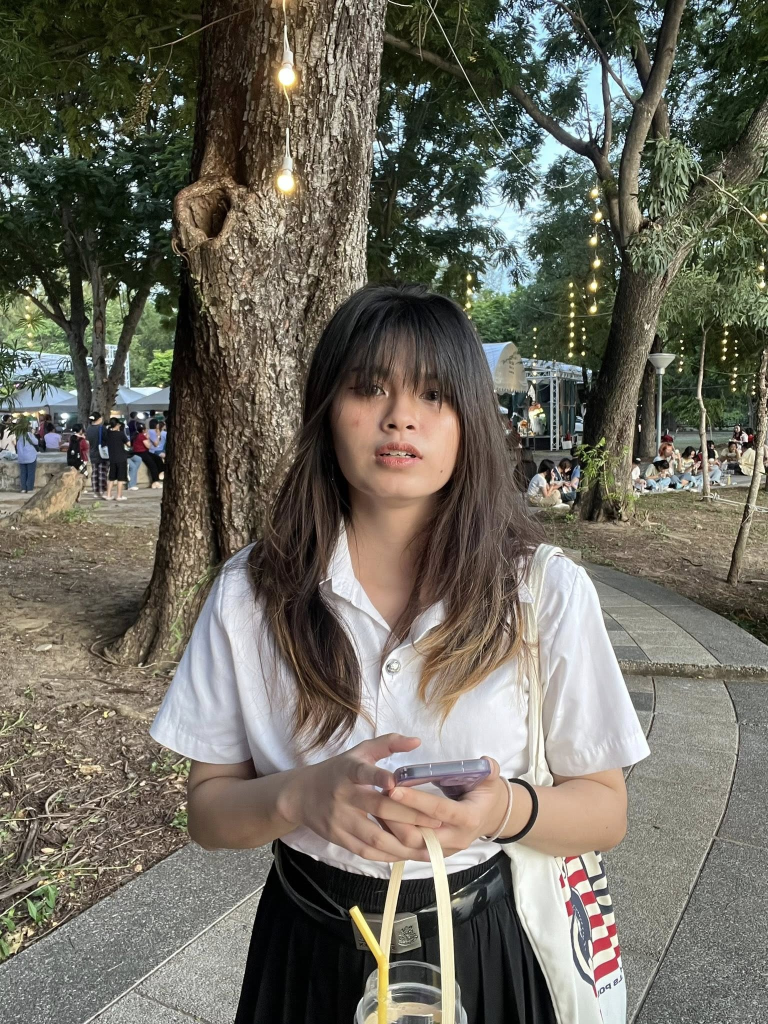
#> input picture image/face.jpg, 1536 x 2048 px (shown at 1/2 size)
$ python basic20.py
#> lines starting #> are read from the running program, lines starting #| are printed output that depends on the picture; after the words box and inside, x2 and y2 are one past the last pixel; in counts of white or black regions, pixels touching at a corner belong together
#ตรวจจับใบหน้าจากภาพ  basic20

import cv2
import numpy

img = cv2.imread("image/face.jpg") #อ่านภาพ
#> img is the input picture: shape (2048, 1536, 3); mean B, G, R 95.2, 106.4, 109.2
img = cv2.resize(img,(400,500))#ปรับขนาดภาพ
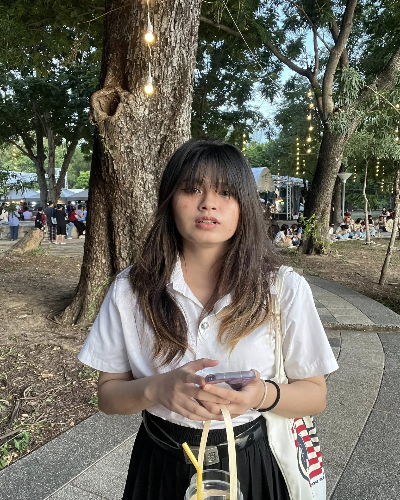
#> img: shape (500, 400, 3); mean B, G, R 95, 106.2, 109

#อ่านไฟล์ สำหรับ classification
face_cascade = cv2.CascadeClassifier("Detect/haarcascade_frontalface_default.xml")#ตรวจจับใบหน้า
#cv2.CascadeClassifier V คือการเรียกใช้ คลาสที่ใช้โหลดและใช้งานตัวตรวจจับวัตถุ (Object Detector) ซึ่งในกรณีนี้คือการตรวจจับ ใบหน้า (Face Detection)
# -ต่อ...ด้วยวิธีที่เรียกว่า Haar Cascade Classifier
#face_cascade คือตัวแปรที่เก็บค่าของการตรวจจับใบหน้า

#ก่อนเราจะแยกใบหน้า อันดับแรกเราต้องภาพสีของเราเป็นภาพ GrayScale ก่อน
gray_img = cv2.cvtColor(img, cv2.COLOR_BGR2GRAY)#คือเป็นการแปลงภาพให้เป็นภาพ GrayScale โดยเก็บไว้ในตัวแปร gray_img
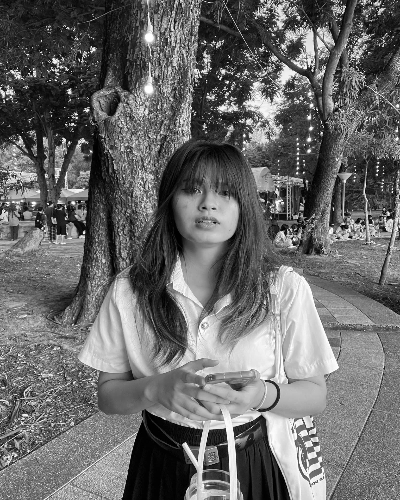
#> gray_img: shape (500, 400); min 0, max 255, mean 105.8

#เราจะเอาภาพ gray_img ที่เราได้แปลงมาเป็นภาพ GrayScale แล้ว มาใช้ในการตรวจจับใบหน้า

#จำแนกใบหน้าจากภาพ GrayScale
#note :
# | พารามิเตอร์          | ความหมายแบบละเอียด
# | ----------------- | ---------------------------------------------------------------------------------------------------------------------------------------------------------------------------------------
# | `gray_img`        | ภาพต้นฉบับที่แปลงเป็นภาพขาวดำแล้ว (`cv2.cvtColor(img, cv2.COLOR_BGR2GRAY)`) เพราะ Haar Cascade ทำงานกับภาพขาวดำ
# | `scaleFactor=1.1` | บอกให้ตัวตรวจจับ **ลดขนาดภาพลงกี่เท่าในการค้นหาใบหน้าในหลายระดับขนาด (multi-scale)**<br>เช่น 1.1 = ลดขนาดลง 10% ในแต่ละขั้น
# ---เพื่อหาว่ามีใบหน้าในขนาดเล็กลงไหม<br> **ค่าเล็กเกินจะช้า** / ค่าใหญ่เกินจะพลาดวัตถุ
# | `minNeighbors=5`  | **จำนวนกล่องที่ต้องตรวจพบใกล้กันก่อนจะถือว่าเป็นใบหน้าจริง**<br>ค่ามาก = เข้มงวด (แม่นแต่พลาดได้) <br> ค่าน้อย = ใจดี
# ---(อาจตรวจผิดว่าเป็นหน้า)
# | **ผลลัพธ์**        | คืนค่าลิสต์ของตำแหน่งใบหน้าที่พบในรูปแบบ (x, y, w, h)
# สรุป คือการค้นหาใบหน้าหลายขนาดในภาพขาวดำ โดย:

# scaleFactor = ควบคุมการลดขนาดทีละขั้น

# minNeighbors = ควบคุมความแม่นยำ/ความเข้มงวด

# ผลลัพธ์คือ list ของตำแหน่งใบหน้าที่ตรวจพบ

#******** จำแนกใบหน้าใช้แค่ 3 คำสั่งนี้ โค้ด 3บรรทัดนี้


scaleFactor = 1.1  #คือ กำหนดย่อขนาดภาพให้เป็นสัดส่วน  เช่น 1.1 = ลดขนาดลง 10%
#(1.1 คือค่า default)ปรับเปลี่ยนค่าไก้แต่ห้ามค่าต่ำกว่านี้
#1.1 คือ ลดขนาดลง 10% , 1.2 คือ ลดขนาดลง 20% , 1.3 คือ ลดขนาดลง 30% ,1.05 คือ ลดขนาดลง 5%******

minNeighbors = 3 #คือ กำหนด ค่า test hoding (คือค่าที่ใช้ตรวจสอบส่วนของภาพ GrayScale)โดยจะทำการสร้าง 4เหลี่ยมผืนผ้าหรือกล่อง
#และคำนวณพื้นที่ในการตรวจจับใบหน้าออกมา ว่าเจอจำนวนเท่าไหร่ ,Neighbors คือ เพื่อนบ้าน ที่อยู่ใกล้กัน หรือใกล้เคียงกัน แบบเจอซ้ำๆ
# โดยเราจะกำหนดว่าเราเจอซ้ำๆ = 3 ก็จะนับเป็นใบหน้า โดยจะนับจากภาพ GrayScale
#(3 คือค่า default)ปรับเปลี่ยนค่าไก้แต่ห้ามค่าต่ำกว่านี้
face_detected = face_cascade.detectMultiScale(gray_img,scaleFactor,minNeighbors)#ตรวจจับใบหน้าจากภาพ GrayScale
#> face_detected = [[178, 294, 27, 27], [164, 160, 85, 85]]
# - ต่อ ..... และเก็บไว้ในตัวแปร face_detected
# note : face_cascade.detectMultiScale คือการใช้ตรวจจับใบหน้าจากภาพ GrayScale โดยเก็บไว้ในตัวแปร face_cascade
# เพิ่มเติม ; .detectMultiScale คือ วิธีการตรวจสอบใบหน้าตามค่าที่เราระบุเข้าไป หรือตามภาพ GrayScale ที่เราระบุเข้าไป


#*****

#แสดงตำแหน่งใบหน้าที่ตรวจพบ ,หรือ plot ตำแหน่งที่เจอใบหน้า
for (x, y, w, h) in face_detected:
    #วนลูปเพื่อแสดงตำแหน่งใบหน้าที่ตรวจพบ x คือตำแหน่งที่เริ่มต้น y คือตำแหน่งที่สิ้นสุด w คือความกว้าง h คือความสูง ในตำแหน่งที่เจอใบหน้า
    cv2.rectangle(img, (x, y), (x+w, y+h), (0, 255, 0), thickness= 2) #ตำแหน่งที่เจอใบหน้าแล้วสร้างกล่องสี่เหลี่ยมล้อมรอบโดยกำหนดสีกล่องเป็นเขียวหนา 2
#> this loop made 2 passes
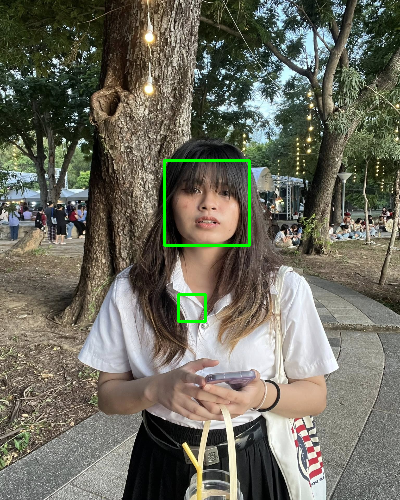
#> img: shape (500, 400, 3); 0.67% of pixels changed, all inside (x1, y1, x2, y2) = (163, 159, 251, 323)
    #อธิบาย คือ สร้างภาพกราฟิกเป็นกล่องสี่เหลี่ยมในตำแหน่งที่เจอใบหน้า และ img คือภาพสี เริ่มต้นมุมบนซ้าย (x,y) สิ้นสุดมุมล่างขวา (x+w,y+h)
    #,สีเขียว,ความหนา 2 (thickness คือความหนา)

#แสดงภาพ
cv2.imshow("Original", img)#แสดงภาพต้นฉบับ
cv2.imshow("Result", gray_img)#แสดงภาพ GrayScale
cv2.waitKey(0)#รอปิดหน้าต่าง
cv2.destroyAllWindows()#ปิดหน้าต่าง

$ run again, with image/ball.jpg copied over image/face.jpg
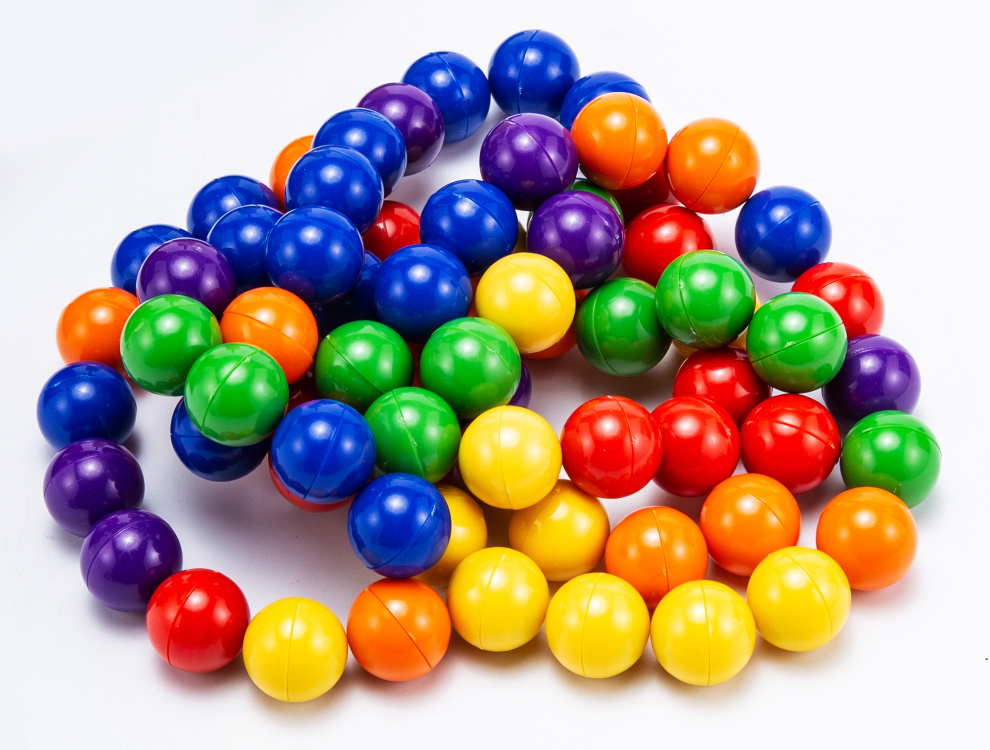
#> input picture image/ball.jpg, 1980 x 1500 px (shown at 1/2 size)
#> img is the input picture: shape (1500, 1980, 3); mean B, G, R 148, 162.4, 179.5
#> `gray_img = cv2.cvtColor(img, cv2.COLOR_BGR2GRAY)#คือเป็นการแปลงภาพให้เ..`:
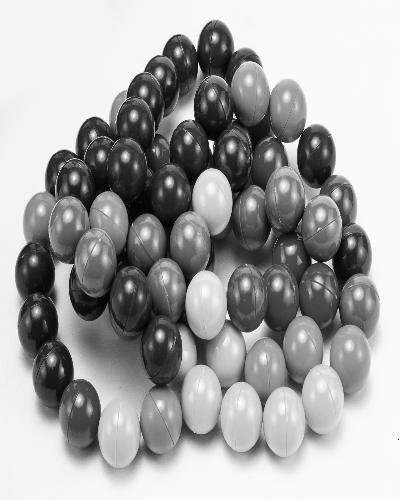
#> gray_img: shape (500, 400); min 3, max 253, mean 165.8
#> face_detected = [[258, 388, 52, 52]]
#> the loop `for (x, y, w, h) in face_detected:` made 1 pass
#> after the loop `for (x, y, w, h) in face_detected:`:
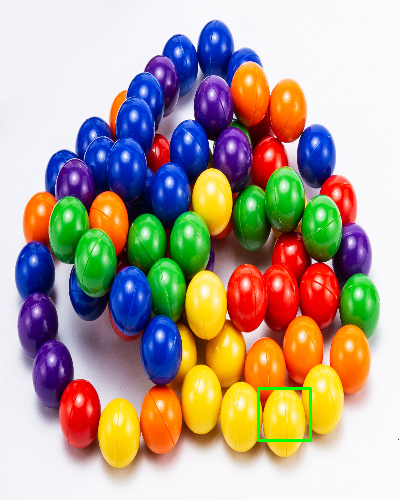
#> img: shape (500, 400, 3); mean B, G, R 147.9, 162.7, 178.8

$ run again, with image/ballcolor.jpg copied over image/face.jpg
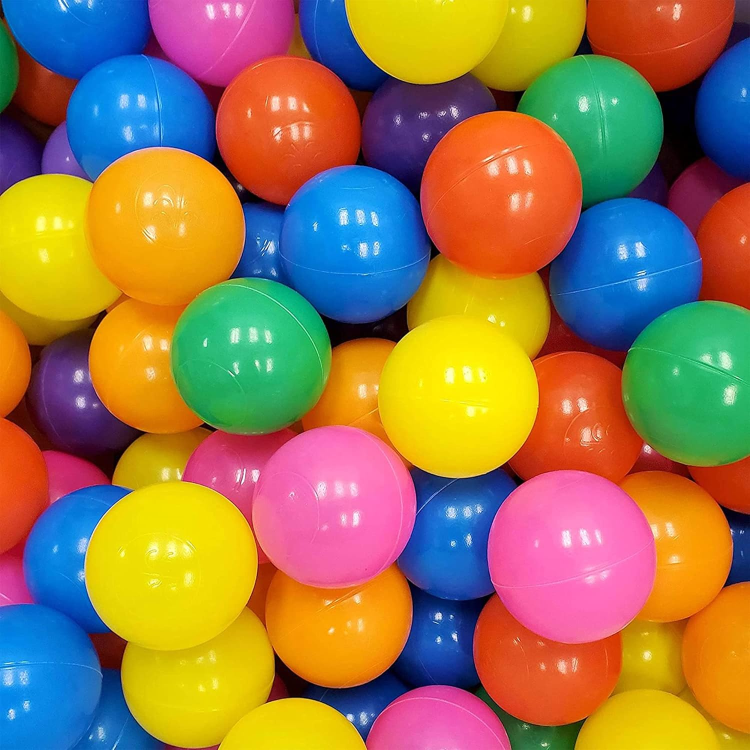
#> input picture image/ballcolor.jpg, 1500 x 1500 px (shown at 1/2 size)
#> img is the input picture: shape (1500, 1500, 3); mean B, G, R 79.3, 120.9, 152.7
#> `gray_img = cv2.cvtColor(img, cv2.COLOR_BGR2GRAY)#คือเป็นการแปลงภาพให้เ..`:
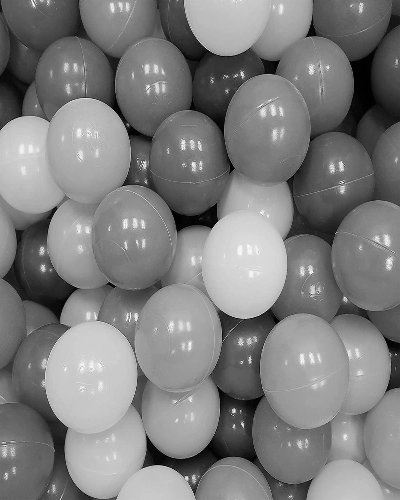
#> gray_img: shape (500, 400); min 0, max 250, mean 125.7
#> face_detected = [[36, 38, 59, 59], [258, 405, 80, 80]]
#> the loop `for (x, y, w, h) in face_detected:` made 2 passes
#> after the loop `for (x, y, w, h) in face_detected:`:
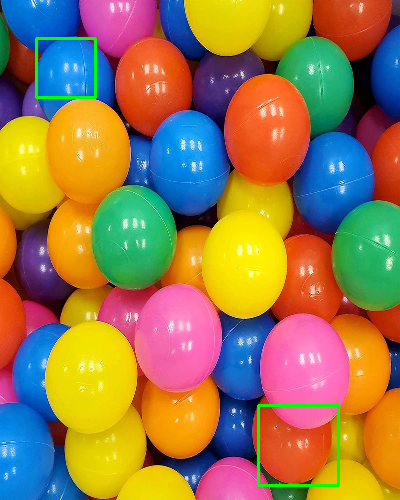
#> img: shape (500, 400, 3); mean B, G, R 78.4, 122.2, 151.6
